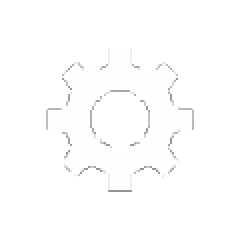
#> input picture neodct/overlay/NeoDCT/System/apps/Browser/icon.png, 120 x 120 px (shown 2 times larger)
$ python gen_menu_fixture.py
#> lines starting #> are read from the running program, lines starting #| are printed output that depends on the picture
#!/usr/bin/env python3
"""Golden menu screen drawn by AppSelector.draw()'s own logic."""
import json, glob, os, shutil
from PIL import Image, ImageDraw, ImageFont

HERE = os.path.dirname(os.path.abspath(__file__))
FIX = os.path.join(HERE, "fixtures")
NDO = os.path.join(HERE, "../../../overlay/NeoDCT")
FONT = os.path.join(NDO, "System/ui/resources/fonts/font.ttf")

W, H, SOFT = 240, 175, 30
content_bottom = H - SOFT
header_y = max(30, int(H * 0.11))
ICON_MAX = 175

apps = []
for base in ("System/apps", "System/engineering/apps"):
    for mf in glob.glob(f"{NDO}/{base}/*/manifest.json"):
        m = json.load(open(mf))
#> (reads neodct/overlay/NeoDCT/System/apps/Browser/manifest.json from the repository)
        icon = os.path.join(os.path.dirname(mf), "icon.png")
        apps.append({"id": int(m.get("id", 999)), "name": m.get("name", "?"),
                     "icon": icon if os.path.exists(icon) else None})
apps.sort(key=lambda a: a["id"])

fonts = {"n": ImageFont.truetype(FONT, 20), "xl": ImageFont.truetype(FONT, 24)}

SEL = 0
app = apps[SEL]
canvas = Image.new("RGB", (W, H), "black")
#> canvas: PIL image 240x175 RGB; every value is 0
d = ImageDraw.Draw(canvas)

def tsize(t, f):
#> called with t = 'Browser'
    b = d.textbbox((0, 0), t, font=f)
#> b = (0, 5, 97, 23)
    return b[2] - b[0], b[3] - b[1]

w, h = tsize(app["name"], fonts["xl"])
#> w = 97; h = 18
d.text(((W - w) // 2, header_y - 16), app["name"], font=fonts["xl"], fill="white")

icon_y = header_y + max(24, int((content_bottom - header_y) * 0.22))
icon_cap = min(ICON_MAX, max(24, content_bottom - icon_y - 8))
im = Image.open(app["icon"]).convert("RGBA")
#> im is the input picture: PIL image 120x120 RGBA; mean R, G, B, A 44.9, 44.9, 44.7, 45.9
if im.width > icon_cap or im.height > icon_cap:
    im.thumbnail((icon_cap, icon_cap), Image.Resampling.LANCZOS)
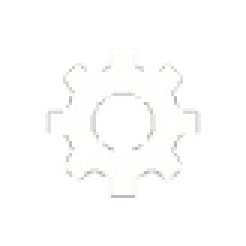
#> im: PIL image 82x82 RGBA (shown 3 times larger); mean R, G, B, A 55.8, 55.8, 55.6, 46; transparent parts drawn white
canvas.paste(im, ((W - im.width) // 2, icon_y), im)
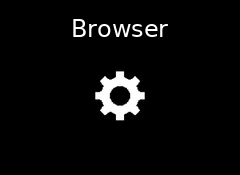
#> canvas: PIL image 240x175 RGB; mean R, G, B 10.2, 10.2, 10.2
shutil.copy(app["icon"], os.path.join(FIX, "menu_icon.png"))

w, h = tsize("Select", fonts["n"])
#> w = 62; h = 15
d.text(((W - w) // 2, content_bottom + max(0, (SOFT - h) // 2)), "Select",
       font=fonts["n"], fill="white")

bar_x = W - 8
track_top = header_y + 6
track_bottom = max(track_top, content_bottom - 10)
d.line((bar_x, track_top, bar_x, track_bottom), fill="white", width=2)
step = (track_bottom - track_top) / (len(apps) - 1) if len(apps) > 1 else 0
notch_y = track_top + SEL * step
d.rectangle((bar_x - 4, notch_y - 3, bar_x + 2, notch_y + 3), fill="white")

page = str(SEL + 1)
w, h = tsize(page, fonts["n"])
#> w = 13
d.text((W - 5 - w, 10), page, font=fonts["n"], fill="white")

open(os.path.join(FIX, "menu_expected.bin"), "wb").write(canvas.tobytes())
open(os.path.join(FIX, "menu_meta.txt"), "w").write(
    f"{app['name']}\n{len(apps)}\n{SEL}\n{im.width} {im.height}\n")
print(f"menu golden: '{app['name']}' icon {im.width}x{im.height}, {len(apps)} apps")
#| menu golden: 'Browser' icon 82x82, 2 apps
